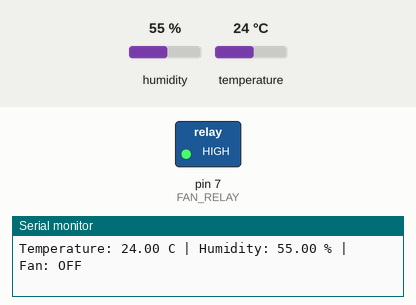
Simulated run of this sketch. Board: Arduino Uno, built with avr-gcc and run on an emulated ATmega328P. On the bench: switched loads named in the sketch (green lamp = pin HIGH), the last lines printed to the serial monitor. Inputs (shaded band) come from the test bench; at power-on: humidity 55 %, temperature 24 °C.

Above: at 2.8 s.
2.9 s: humidity set to 64 %
5.6 s: humidity set to 67 %
At 6.5 s:
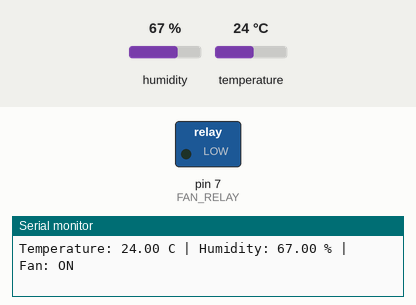
8.3 s: humidity set to 64 %
11.2 s: humidity set to 61 %
At 13.0 s:
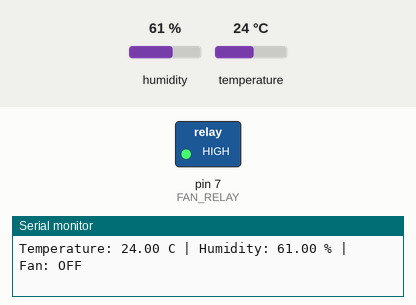
13.9 s: humidity set to 68 %
At 14.8 s:
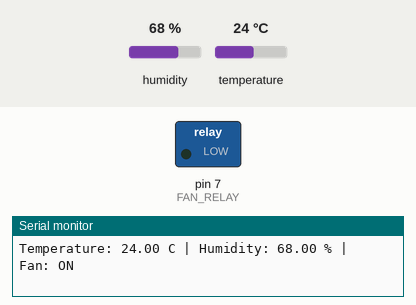
Timing chart, 0 to 16.9 s (numbered marks = the images above; inputs shaded):
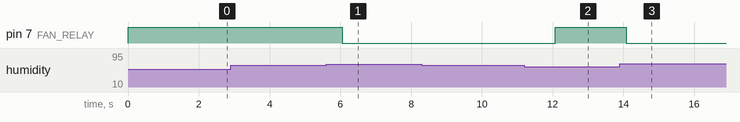

Measured:
- the behaviour switches between 65 and 66 % on humidity (found by bisection; images 0 and 1)
- the behaviour switches between 63 and 62 % on humidity (found by bisection; images 1 and 2)
- after the input at 5.6 s, pin 7 (FAN_RELAY): HIGH → LOW after 0.45 s
- after the input at 11.2 s, pin 7 (FAN_RELAY): LOW → HIGH after 0.87 s
- after the input at 13.9 s, pin 7 (FAN_RELAY): HIGH → LOW after 0.18 s

The sketch:

testingTempandHumidity.ino
```cpp
#include <DHT.h>

#define DHTPIN 6
#define DHTTYPE DHT22
#define FAN_RELAY 7

DHT dht(DHTPIN, DHTTYPE);

// Desired greenhouse conditions
const float TEMP_ON = 26.1;
const float TEMP_OFF = 26.0;

const float HUM_ON = 65.0;
const float HUM_OFF = 62.0;

// Most relay modules are active LOW
const int RELAY_ON = LOW;
const int RELAY_OFF = HIGH;

bool fanState = false;

void setFan(bool on) {
  fanState = on;
  digitalWrite(FAN_RELAY,
               on ? RELAY_ON : RELAY_OFF);
}

void setup() {
  Serial.begin(9600);

  // Set OFF level before enabling output
  digitalWrite(FAN_RELAY, RELAY_OFF);
  pinMode(FAN_RELAY, OUTPUT);

  dht.begin();

  Serial.println("Hydroponic Greenhouse");
  Serial.println("DHT22 + Fan Control");
}

void loop() {
  float humidity = dht.readHumidity();
  float temperature = dht.readTemperature();

  if (isnan(humidity) || isnan(temperature)) {
    Serial.println("DHT22 reading failed!");
    setFan(false);
    delay(2000);
    return;
  }

  // Turn fan ON if either upper limit is exceeded
  if (temperature > TEMP_ON || humidity > HUM_ON) {
    setFan(true);
  }

  // Turn fan OFF only when both values recover
  else if (temperature <= TEMP_OFF &&
           humidity <= HUM_OFF) {
    setFan(false);
  }

  Serial.print("Temperature: ");
  Serial.print(temperature);
  Serial.print(" C | Humidity: ");
  Serial.print(humidity);
  Serial.print(" % | Fan: ");

  Serial.println(fanState ? "ON" : "OFF");

  delay(2000);
}
```
